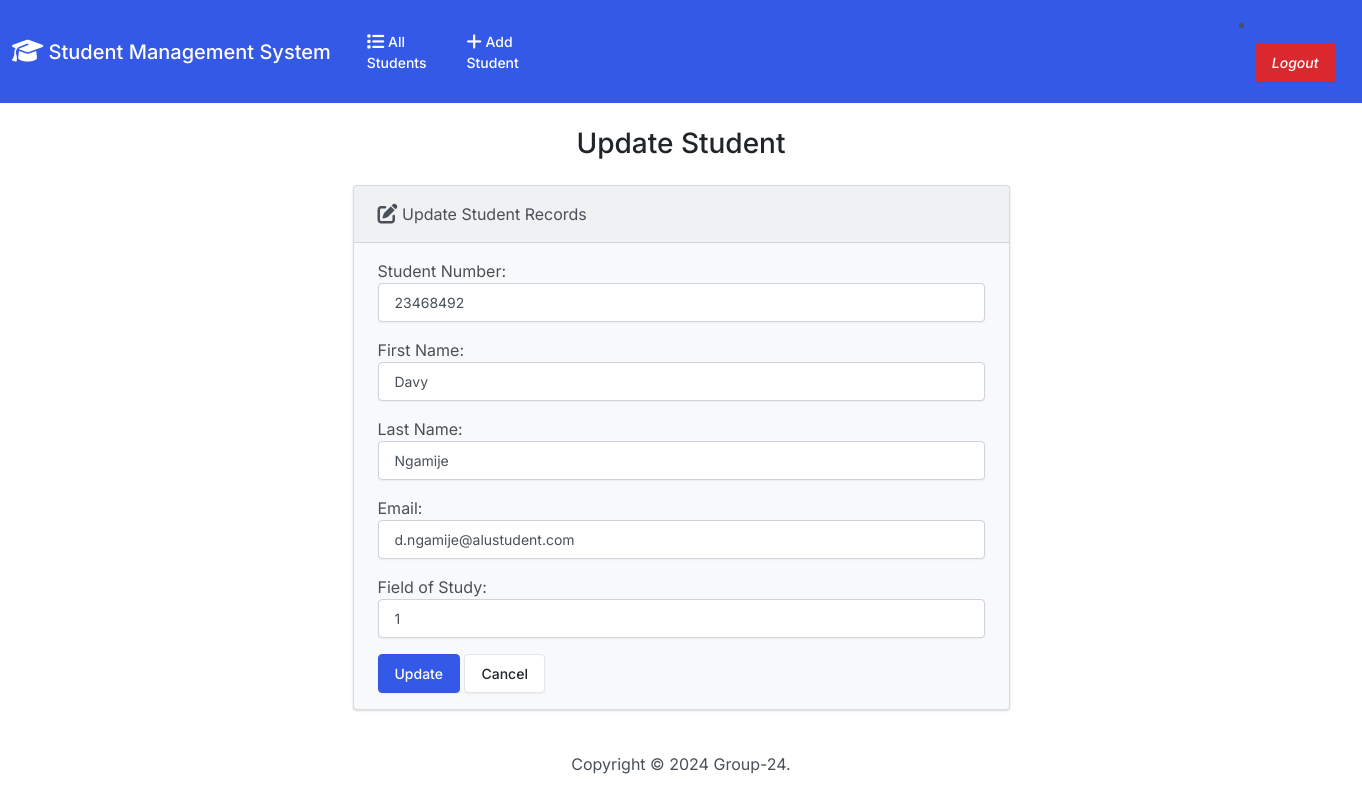
The app's page /update/23468492 with its own data.
### app/models.py (models this page shows, shortened)
class Student(models.Model):
   student_number = models.PositiveIntegerField(primary_key=True,auto_created=True,unique=True)
   first_name = models.CharField(max_length=256)
   last_name = models.CharField(max_length=256)
   email = models.EmailField(unique=True)
   field_of_study = models.ForeignKey(Major,on_delete=models.CASCADE,related_name='student')

### app/views.py (the view)
# urls.py: path('update/<int:id>',views.update,name='update'),
def update(request, id):
  if request.method == 'POST' and request.user.is_superuser:
    student = Student.objects.get(pk=id)
    form = StudentForm(request.POST,instance=student)
    if form.is_valid():
      form.save()
      return render(request, 'edit.html', {
        'form': form,
        'success': True
      })
  else:
    student = Student.objects.get(pk=id)
    form = StudentForm(instance=student)
  return render(request, 'edit.html', {
    'form': form
  })

### app/forms.py
class StudentForm(forms.ModelForm):
  class Meta:
    model = Student
    fields = ['student_number', 'first_name', 'last_name', 'email', 'field_of_study',]
    labels = {
      'student_number': 'Student Number',
      'first_name': 'First Name',
      'last_name': 'Last Name',
      'email': 'Email',
      'field_of_study': 'Field of Study',
    }
    widgets = {
      'student_number': forms.NumberInput(attrs={'class': 'form-control'}),
      'first_name': forms.TextInput(attrs={'class': 'form-control'}),
      'last_name': forms.TextInput(attrs={'class': 'form-control'}),
      'email': forms.EmailInput(attrs={'class': 'form-control'}),
      'field_of_study': forms.TextInput(attrs={'class': 'form-control'}),
    }

### templates/edit.html (shortened to what this page needs)
{% extends "base.html" %}
{% block body %}
  <h3 class="text-center m-4">Update Student</h3>
  {% if success %}
    <div class="alert alert-success" role="alert">
      The student updated successfully.
      <a href="{% url 'index' %}" class="alert-link">Go to Home Page.</a>
    </div>
  {% else %}
    <div class="row justify-content-center">
      <div class="col-6">
        <div class="card bg-light mb-3">
          <div class="card-header">
            <i class="fa-solid fa-pen-to-square fa-lg"></i> Update Student Records
          </div>
          <div class="card-body">
            <form action="" method="POST">
              {{ form.as_p }}
              <button type="submit" class="btn btn-primary">Update</button>
              <a href="{% url 'index' %}" class="btn btn-secondary">Cancel</a>
            </form>
          </div>
        </div>
      </div>
    </div>
  {% endif %}
{% endblock %}

### records on screen
Student: student_number "23468492", first_name "Davy", last_name "Ngamije", email "d.ngamije@alustudent.com", field_of_study "1"
